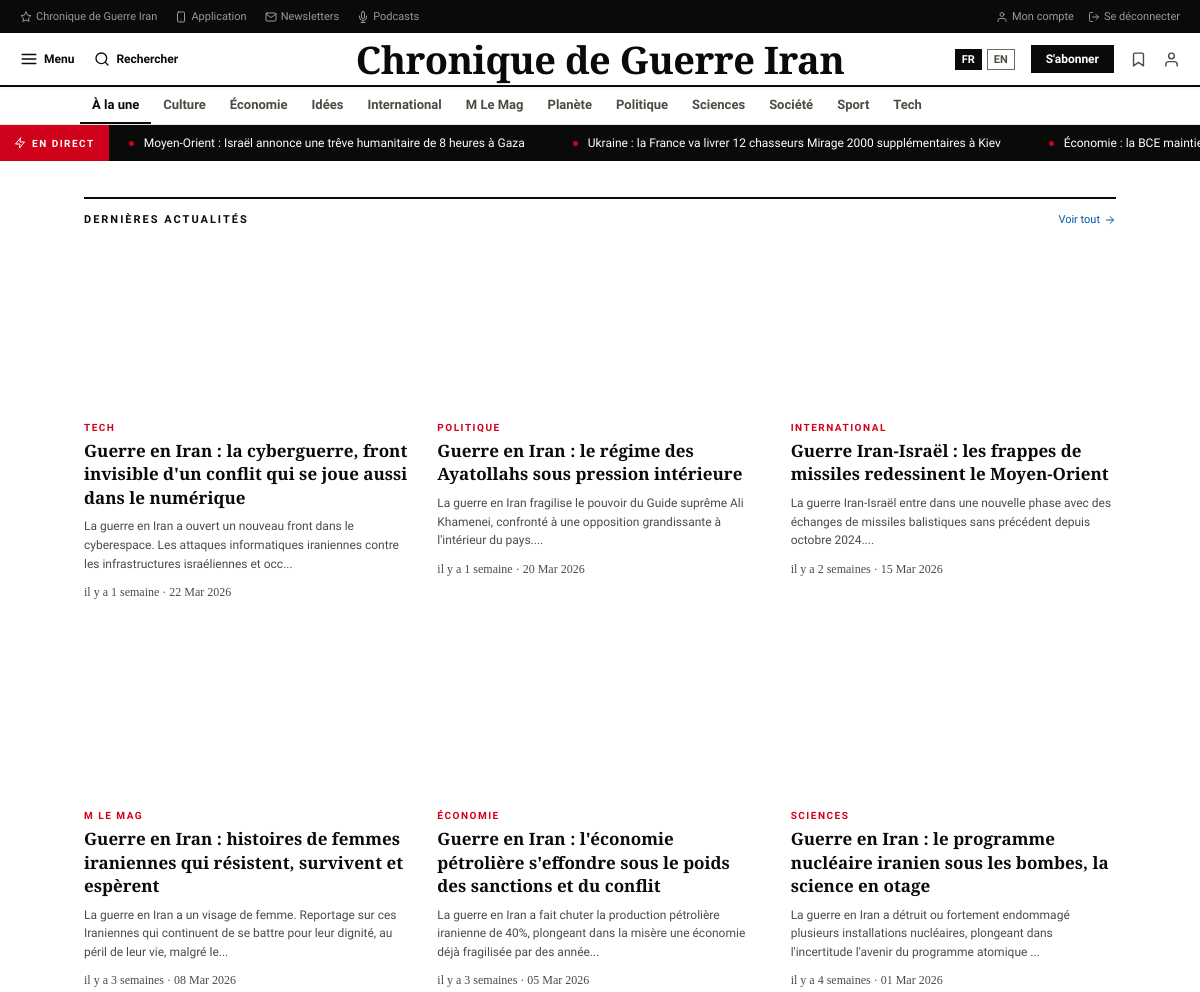
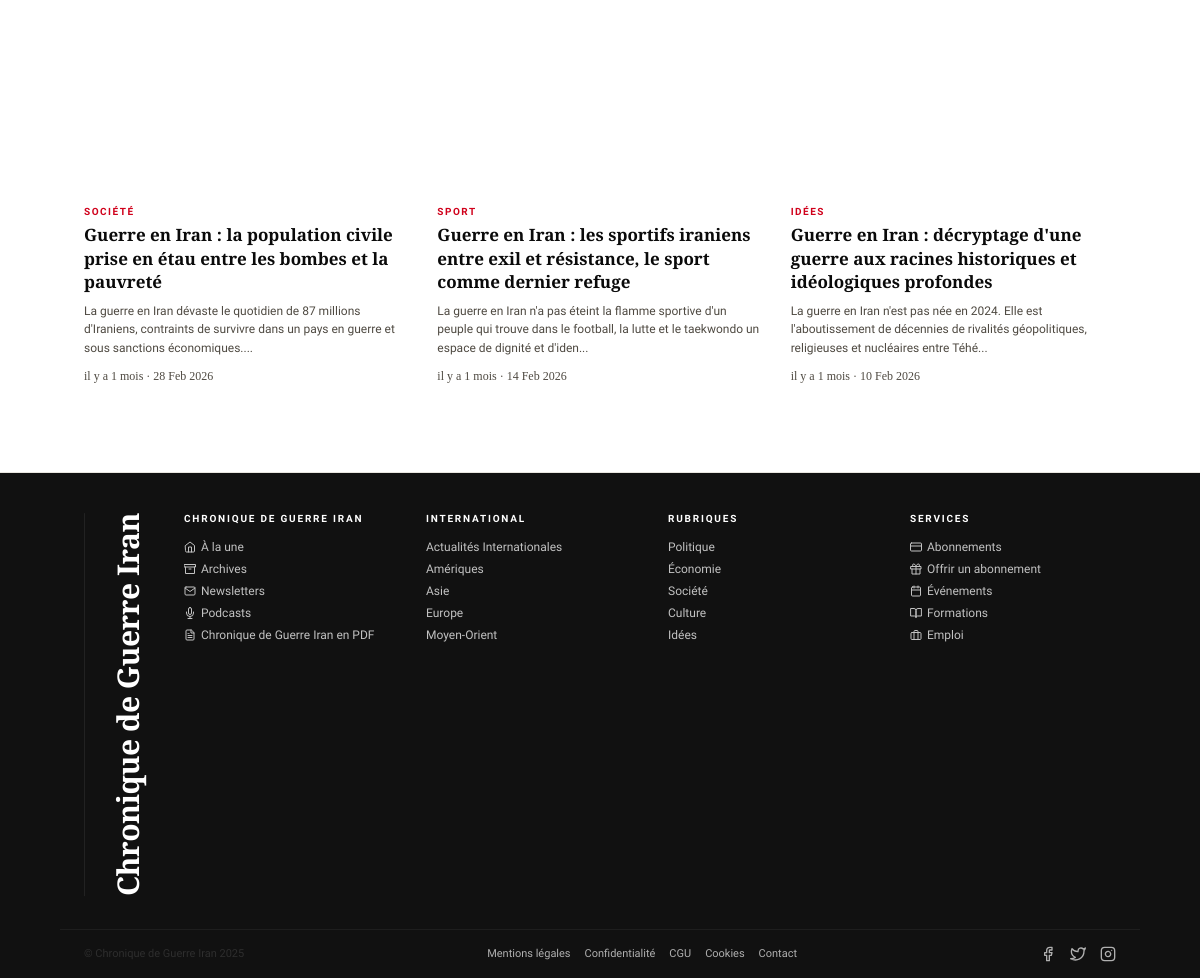
The page / (signed in) on the database its author committed (2 pictures, top to bottom).
### tables this page shows
CREATE TABLE IF NOT EXISTS categories (
    id INT AUTO_INCREMENT PRIMARY KEY,
    name VARCHAR(100) NOT NULL UNIQUE,
    slug VARCHAR(100) NOT NULL UNIQUE,
    created_at TIMESTAMP DEFAULT CURRENT_TIMESTAMP,
    updated_at TIMESTAMP DEFAULT CURRENT_TIMESTAMP ON UPDATE CURRENT_TIMESTAMP
);

CREATE TABLE IF NOT EXISTS diffusion (
    id INT AUTO_INCREMENT PRIMARY KEY,
    title VARCHAR(500) NOT NULL,
    status_id INT NOT NULL DEFAULT 1,
    created_at TIMESTAMP DEFAULT CURRENT_TIMESTAMP,
    updated_at TIMESTAMP DEFAULT CURRENT_TIMESTAMP ON UPDATE CURRENT_TIMESTAMP,
    FOREIGN KEY (status_id) REFERENCES statuts(id) ON DELETE RESTRICT,
    INDEX idx_status (status_id),
    INDEX idx_created (created_at)
);

CREATE TABLE IF NOT EXISTS articles (
    id INT AUTO_INCREMENT PRIMARY KEY,
    category_id INT NOT NULL,
    title VARCHAR(255) NOT NULL,
    description VARCHAR(500),
    content LONGTEXT,
    author VARCHAR(150),
    image_url VARCHAR(500),
    is_featured BOOLEAN DEFAULT 0,
    published_at TIMESTAMP DEFAULT CURRENT_TIMESTAMP,
    created_at TIMESTAMP DEFAULT CURRENT_TIMESTAMP,
    updated_at TIMESTAMP DEFAULT CURRENT_TIMESTAMP ON UPDATE CURRENT_TIMESTAMP,
    FOREIGN KEY (category_id) REFERENCES categories(id) ON DELETE CASCADE,
    INDEX idx_category (category_id),
    INDEX idx_published (published_at),
    INDEX idx_featured (is_featured)
);

### controller/ArticleController.php (called while the page is built, shortened)
<?php
require_once __DIR__ . '/../model/Article.php';
require_once __DIR__ . '/../model/Category.php';
class ArticleController {
    private $article;
    private $category;
    public function __construct($pdo) {
        $this->article = new Article($pdo);
        $this->category = new Category($pdo);
    }
    public function index($page = 1) {
        $page = max(1, (int)$page);
        $limit = 9;
        $offset = ($page - 1) * $limit;
        $articles = $this->article->getAll($limit, $offset);
        $categories = $this->category->getAll();
        return [
            'articles' => $articles,
            'categories' => $categories,
            'page' => $page
        ];
    }
}
?>

### model/Category.php (called while the page is built, shortened)
<?php
class Category {
    private $pdo;
    public function __construct($pdo) {
        $this->pdo = $pdo;
    }
    public function getAll() {
        $sql = "SELECT * FROM categories ORDER BY name ASC";
        $stmt = $this->pdo->prepare($sql);
        $stmt->execute();
        return $stmt->fetchAll(PDO::FETCH_ASSOC);
    }
}
?>

### bootstrap.php (called while the page is built, shortened)
<?php
require_once __DIR__ . '/inc/helpers.php';
require_once __DIR__ . '/model/Article.php';
require_once __DIR__ . '/model/Category.php';
require_once __DIR__ . '/model/Diffusion.php';
require_once __DIR__ . '/controller/ArticleController.php';
require_once __DIR__ . '/controller/DiffusionController.php';
$database = new Database();
$pdo = $database->connect();
$articleController = new ArticleController($pdo);
$diffusionController = new DiffusionController($pdo);
$categoryModel = new Category($pdo);
$debugCategories = $categoryModel->getAll();
?>

### controller/DiffusionController.php (called while the page is built, shortened)
<?php
require_once __DIR__ . '/../model/Diffusion.php';
require_once __DIR__ . '/../model/Article.php';
class DiffusionController {
    private $diffusion;
    public function __construct($pdo) {
        $this->diffusion = new Diffusion($pdo);
    }
    public function getActive() {
        $diffusions = $this->diffusion->getActive(8);
        return ['diffusions' => $diffusions];
    }
}
?>

### model/Diffusion.php (called while the page is built, shortened)
<?php
class Diffusion {
    private $pdo;
    public function __construct($pdo) {
        $this->pdo = $pdo;
    }
    public function getActive($limit = 10) {
        $sql = "SELECT d.*, s.name as status_name FROM diffusion d
                LEFT JOIN statuts s ON d.status_id = s.id
                WHERE d.status_id IN (1, 3)
                ORDER BY d.created_at DESC
                LIMIT :limit";
        $stmt = $this->pdo->prepare($sql);
        $stmt->bindParam(':limit', $limit, PDO::PARAM_INT);
        $stmt->execute();
        return $stmt->fetchAll(PDO::FETCH_ASSOC);
    }
}
?>

### model/Article.php (called while the page is built, shortened)
<?php
class Article {
    private $pdo;
    public function __construct($pdo) {
        $this->pdo = $pdo;
    }
    public function getAll($limit = 9, $offset = 0) {
        $sql = "SELECT a.*, c.name as category_name FROM articles a
                LEFT JOIN categories c ON a.category_id = c.id
                ORDER BY a.published_at DESC
                LIMIT :offset, :limit";
        $stmt = $this->pdo->prepare($sql);
        $stmt->bindParam(':offset', $offset, PDO::PARAM_INT);
        $stmt->bindParam(':limit', $limit, PDO::PARAM_INT);
        $stmt->execute();
        return $stmt->fetchAll(PDO::FETCH_ASSOC);
    }
}
?>

### inc/helpers.php (called while the page is built, shortened)
<?php
function getTimeAgo($date) {
    $timestamp = strtotime($date);
    $currentTime = time();
    $elapsed = $currentTime - $timestamp;
    if ($elapsed < 2592000) {
        $weeks = floor($elapsed / 604800);
        return 'il y a ' . $weeks . ' semaine' . ($weeks > 1 ? 's' : '');
    }
    if ($elapsed < 31536000) {
        $months = floor($elapsed / 2592000);
        return 'il y a ' . $months . ' mois';
    }
    $years = floor($elapsed / 31536000);
    return 'il y a ' . $years . ' an' . ($years > 1 ? 's' : '');
}
function getImageUrl($imageUrl) {
    $placeholderPatterns = [
        '/\?text=/',
        '/via\.placeholder\.com/',
        '/placeholder\.com/',
        '/lorempicsum/',
    ];
    return $imageUrl;
}
function generateSlug($title) {
    $slug = strtolower($title);
    $replacements = [
        'à' => 'a', 'â' => 'a', 'ä' => 'a',
        'é' => 'e', 'è' => 'e', 'ê' => 'e', 'ë' => 'e',
        'î' => 'i', 'ï' => 'i',
        'ô' => 'o', 'ö' => 'o',
        'û' => 'u', 'ü' => 'u',
        'ç' => 'c',
        'œ' => 'oe',
        'æ' => 'ae'
    ];
    foreach ($replacements as $from => $to) {
        $slug = str_replace($from, $to, $slug);
    }
    $slug = preg_replace('/[^a-z0-9]+/', '-', $slug);
    $slug = trim($slug, '-');
    $slug = substr($slug, 0, 50);
    return $slug;
}
?>

### views/home.php (the view, shortened to what this page needs)
<?php
include __DIR__ . '/layout/header.php';
?>
<main id="main-content">
<div class="section">
  <div class="sect-header">
    <h2>Dernières actualités</h2>
    <a href="#" class="see-all">Voir tout <svg data-feather="arrow-right"></svg></a>
  </div>
  <div class="grid3">
    <?php if (!empty($articles)): ?>
      <?php foreach ($articles as $article): ?>
        <div class="card">
          <div class="thumb">
            <div class="thumb-inner gradient-hero-1" style="background-image: url('<?php echo htmlspecialchars(getImageUrl($article['image_url'] ?? '')); ?>');">
            </div>
          </div>
          <div class="ckicker"><?php echo htmlspecialchars($article['category_name'] ?? 'Actualités'); ?></div>
          <div class="card-title"><a href="<?php echo BASE_URL; ?>/<?php echo $article['id']; ?>/article/<?php echo generateSlug($article['title']); ?>"><?php echo htmlspecialchars($article['title']); ?></a></div>
          <div class="card-desc"><?php echo htmlspecialchars(substr($article['description'] ?? '', 0, 150) . '...'); ?></div>
          <div class="card-date">
            <span class="text-secondary"><?php echo getTimeAgo($article['published_at']); ?> · <?php echo date('d M Y', strtotime($article['published_at'])); ?></span>
          </div>
        </div>
      <?php endforeach; ?>
    <?php else: ?>
      <p>Aucun article disponible pour le moment.</p>
    <?php endif; ?>
  </div>
</div>
</main>
<?php include __DIR__ . '/layout/footer.php'; ?>

### views/layout/header.php (shortened to what this page needs)
<!DOCTYPE html>
<html lang="fr">
<head>
    <?php
      $styleFile = __DIR__ . '/../../inc/css/style.css';
      $styleVersion = file_exists($styleFile) ? filemtime($styleFile) : time();
    ?>
    <link rel="stylesheet" href="<?php echo BASE_URL; ?>/inc/css/style.css?v=<?php echo $styleVersion; ?>">
</head>
<body>
<div class="util-bar">
  <div class="util-bar__left">
    <a href="<?php echo BASE_URL !== '' ? BASE_URL : '/'; ?>"><svg data-feather="star"></svg>Chronique de Guerre Iran</a>
    <a href="#"><svg data-feather="smartphone"></svg>Application</a>
    <a href="#"><svg data-feather="mail"></svg>Newsletters</a>
    <a href="#"><svg data-feather="mic"></svg>Podcasts</a>
  </div>
  <?php if (!empty($_SESSION['user_id'])): ?>
    <div class="util-bar__right">
      <a href="#"><svg data-feather="user"></svg>Mon compte</a>
      <a href="/logout"><svg data-feather="log-out"></svg>Se déconnecter</a>
    </div>
  <?php endif;?>
</div>
<nav class="main-nav">
  <div class="nav-left">
    <button class="nav-btn">
      <svg data-feather="menu"></svg>
      Menu
    </button>
    <button class="nav-btn search">
      <svg data-feather="search"></svg>
      Rechercher
    </button>
  </div>
  <div class="nav-logo"><a href="<?php echo BASE_URL !== '' ? BASE_URL : '/'; ?>">Chronique de Guerre Iran</a></div>
  <div class="nav-right">
    <div class="nav-lang">
      <a href="#" class="active">FR</a>
      <a href="#">EN</a>
    </div>
    <button class="btn-sub-nav">S'abonner</button>
    <span class="nav-icon"><svg data-feather="bookmark"></svg></span>
    <span class="nav-icon"><svg data-feather="user"></svg></span>
  </div>
</nav>
<nav class="rubrique-nav">
  <ul>
    <li class="<?php echo isset($activeSlug) && $activeSlug === 'a-la-une' ? 'active' : ''; ?>">
      <a href="<?php echo BASE_URL !== '' ? BASE_URL : '/'; ?>">
        À la une
      </a>
    </li>
    <?php foreach ($categories as $cat): ?>
      <li class="<?php echo isset($activeSlug) && $cat['slug'] === $activeSlug ? 'active' : ''; ?>">
        <a href="<?php echo BASE_URL; ?>/categorie/<?php echo urlencode($cat['slug']); ?>">
          <?php echo htmlspecialchars($cat['name']); ?>
        </a>
      </li>
    <?php endforeach; ?>
  </ul>
</nav>
<div class="ticker">
  <div class="ticker-label">
    <svg data-feather="zap"></svg>
    En direct
  </div>
  <div class="ticker-scroll">
    <div class="ticker-track">
      <?php if (!empty($diffusions)): ?>
        <?php foreach ($diffusions as $diffusion): ?>
          <span class="item"><?php echo htmlspecialchars($diffusion['title']); ?></span>
        <?php endforeach; ?>
      <?php else: ?>
        <span class="item">Aucune actualité en direct pour le moment</span>
      <?php endif; ?>
    </div>
  </div>
</div>

### rows shown on the page
categories: name "Culture"
categories: name "Économie"
categories: name "Idées"
categories: name "International"
categories: name "M Le Mag"
categories: name "Planète"
categories: name "Politique"
categories: name "Sciences"
categories: name "Société"
categories: name "Sport"
categories: name "Tech"
diffusion: title "Moyen-Orient : Israël annonce une trêve humanitaire de 8 heures à Gaza"
diffusion: title "Ukraine : la France va livrer 12 chasseurs Mirage 2000 supplémentaires à Kiev"
diffusion: title "Économie : la BCE…"
articles: category.name "TECH", title "Guerre en Iran : la cyberguerre, front invisible d'un conflit qui se joue aussi dans le numérique", description "La guerre en Iran a ouvert un nouveau front dans le cyberespace. Les attaques informatiques iraniennes contre les infrastructures israéliennes et occ...", published_at "il y a 1 semaine", published_at "22 Mar 2026"
articles: category.name "POLITIQUE", title "Guerre en Iran : le régime des Ayatollahs sous pression intérieure", description "La guerre en Iran fragilise le pouvoir du Guide suprême Ali Khamenei, confronté à une opposition grandissante à l'intérieur du pays....", published_at "il y a 1 semaine", published_at "20 Mar 2026"
articles: category.name "INTERNATIONAL", title "Guerre Iran-Israël : les frappes de missiles redessinent le Moyen-Orient", description "La guerre Iran-Israël entre dans une nouvelle phase avec des échanges de missiles balistiques sans précédent depuis octobre 2024....", published_at "il y a 2 semaines", published_at "15 Mar 2026"
articles: category.name "M LE MAG", title "Guerre en Iran : histoires de femmes iraniennes qui résistent, survivent et espèrent", description "La guerre en Iran a un visage de femme. Reportage sur ces Iraniennes qui continuent de se battre pour leur dignité, au péril de leur vie, malgré le...", published_at "il y a 3 semaines", published_at "08 Mar 2026"
articles: category.name "ÉCONOMIE", title "Guerre en Iran : l'économie pétrolière s'effondre sous le poids des sanctions et du conflit", description "La guerre en Iran a fait chuter la production pétrolière iranienne de 40%, plongeant dans la misère une économie déjà fragilisée par des année...", published_at "il y a 3 semaines", published_at "05 Mar 2026"
articles: category.name "SCIENCES", title "Guerre en Iran : le programme nucléaire iranien sous les bombes, la science en otage", description "La guerre en Iran a détruit ou fortement endommagé plusieurs installations nucléaires, plongeant dans l'incertitude l'avenir du programme atomique ...", published_at "il y a 4 semaines", published_at "01 Mar 2026"
articles: category.name "SOCIÉTÉ", title "Guerre en Iran : la population civile prise en étau entre les bombes et la pauvreté", description "La guerre en Iran dévaste le quotidien de 87 millions d'Iraniens, contraints de survivre dans un pays en guerre et sous sanctions économiques....", published_at "il y a 1 mois", published_at "28 Feb 2026"
articles: category.name "SPORT", title "Guerre en Iran : les sportifs iraniens entre exil et résistance, le sport comme dernier refuge", description "La guerre en Iran n'a pas éteint la flamme sportive d'un peuple qui trouve dans le football, la lutte et le taekwondo un espace de dignité et d'iden...", published_at "il y a 1 mois", published_at "14 Feb 2026"
articles: category.name "IDÉES", title "Guerre en Iran : décryptage d'une guerre aux racines historiques et idéologiques profondes", description "La guerre en Iran n'est pas née en 2024. Elle est l'aboutissement de décennies de rivalités géopolitiques, religieuses et nucléaires entre Téhé...", published_at "il y a 1 mois", published_at "10 Feb 2026"
